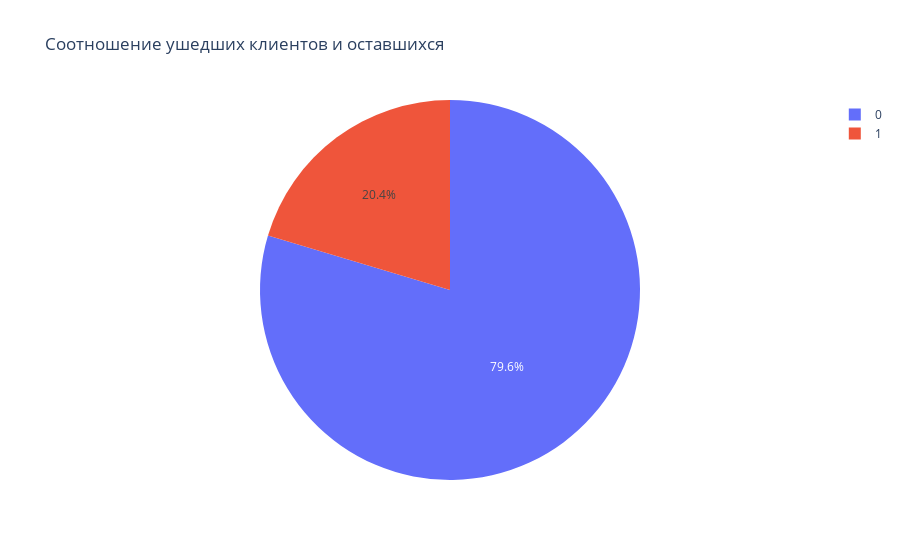

Notebook code cell kept with this figure:
### Code cell
fig_1 = px.pie(
    data_frame=churn_data,
    names = 'Exited',
    title = 'Соотношение ушедших клиентов и оставшихся'
)
fig_1.show()

### Figure 1 — Plotly figure (JSON) as saved in the notebook; plotly's stock layout.template omitted (floating-point values rounded to 4 significant figures; data arrays with more than 128 entries replaced by an {"elided": "..."} marker saying what was removed)
{"data": [{"domain": {"x": [0, 1], "y": [0, 1]}, "hovertemplate": "Exited=%{label}<extra></extra>", "labels": {"elided": "10000 int values"}, "legendgroup": "", "name": "", "showlegend": true, "type": "pie"}], "layout": {"legend": {"tracegroupgap": 0}, "title": {"text": "Соотношение ушедших клиентов и оставшихся"}}}
